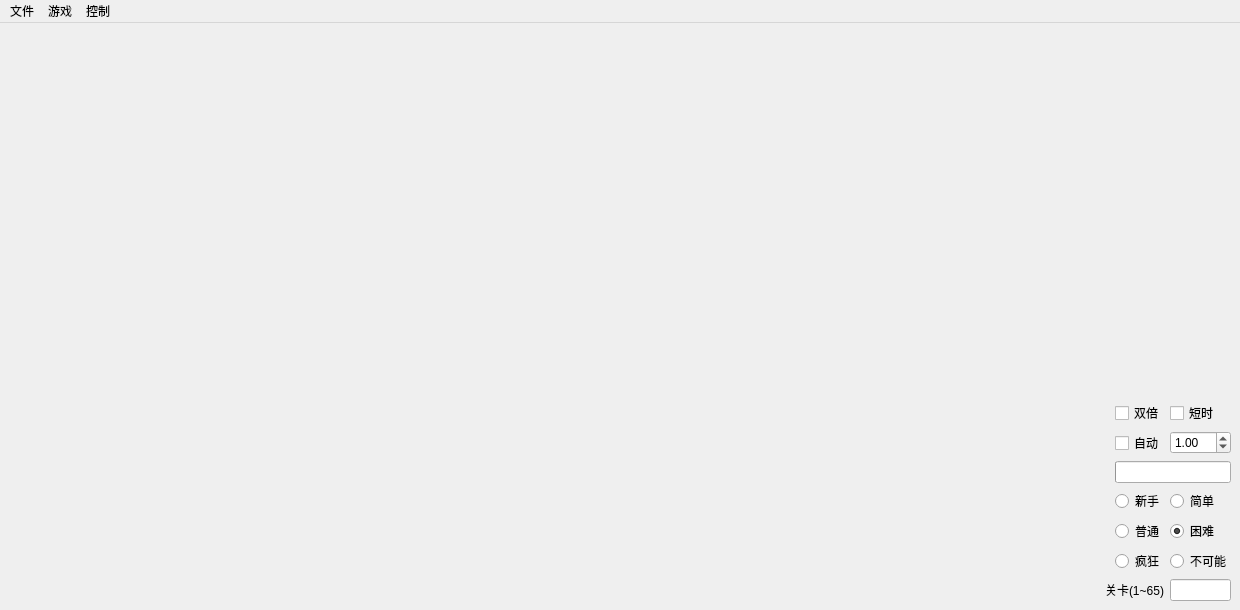
<?xml version="1.0" encoding="UTF-8"?>
<ui version="4.0">
 <class>MainWindow</class>
 <widget class="QMainWindow" name="MainWindow">
  <property name="geometry">
   <rect>
    <x>0</x>
    <y>0</y>
    <width>1240</width>
    <height>610</height>
   </rect>
  </property>
  <property name="sizePolicy">
   <sizepolicy hsizetype="Ignored" vsizetype="Preferred">
    <horstretch>0</horstretch>
    <verstretch>0</verstretch>
   </sizepolicy>
  </property>
  <property name="windowTitle">
   <string>植物大战僵尸</string>
  </property>
  <property name="unifiedTitleAndToolBarOnMac">
   <bool>false</bool>
  </property>
  <widget class="QWidget" name="centralwidget">
   <layout class="QGridLayout" name="gridLayout">
    <item row="13" column="6">
     <widget class="QRadioButton" name="tui">
      <property name="text">
       <string>不可能</string>
      </property>
     </widget>
    </item>
    <item row="9" column="0">
     <spacer name="horizontalSpacer_2">
      <property name="orientation">
       <enum>Qt::Horizontal</enum>
      </property>
      <property name="sizeHint" stdset="0">
       <size>
        <width>40</width>
        <height>20</height>
       </size>
      </property>
     </spacer>
    </item>
    <item row="9" column="6">
     <widget class="QDoubleSpinBox" name="speed">
      <property name="minimum">
       <double>0.250000000000000</double>
      </property>
      <property name="maximum">
       <double>15.000000000000000</double>
      </property>
      <property name="singleStep">
       <double>0.250000000000000</double>
      </property>
      <property name="value">
       <double>1.000000000000000</double>
      </property>
     </widget>
    </item>
    <item row="14" column="6">
     <widget class="QLineEdit" name="lineEdit">
      <property name="sizePolicy">
       <sizepolicy hsizetype="Ignored" vsizetype="Fixed">
        <horstretch>0</horstretch>
        <verstretch>0</verstretch>
       </sizepolicy>
      </property>
     </widget>
    </item>
    <item row="12" column="6">
     <widget class="QRadioButton" name="normal">
      <property name="text">
       <string>困难</string>
      </property>
      <property name="checked">
       <bool>true</bool>
      </property>
     </widget>
    </item>
    <item row="9" column="5">
     <widget class="QCheckBox" name="Auto">
      <property name="text">
       <string>自动</string>
      </property>
     </widget>
    </item>
    <item row="4" column="3" colspan="4">
     <widget class="QPushButton" name="quick">
      <property name="text">
       <string/>
      </property>
      <property name="icon">
       <iconset resource="icons.qrc">
        <normaloff>:/icons/119.png</normaloff>:/icons/119.png</iconset>
      </property>
      <property name="iconSize">
       <size>
        <width>100</width>
        <height>32</height>
       </size>
      </property>
      <property name="flat">
       <bool>true</bool>
      </property>
     </widget>
    </item>
    <item row="13" column="5">
     <widget class="QRadioButton" name="hard">
      <property name="text">
       <string>疯狂</string>
      </property>
     </widget>
    </item>
    <item row="7" column="3" colspan="4">
     <widget class="QPushButton" name="open">
      <property name="text">
       <string/>
      </property>
      <property name="icon">
       <iconset resource="icons.qrc">
        <normaloff>:/icons/121.png</normaloff>:/icons/121.png</iconset>
      </property>
      <property name="iconSize">
       <size>
        <width>100</width>
        <height>32</height>
       </size>
      </property>
      <property name="flat">
       <bool>true</bool>
      </property>
     </widget>
    </item>
    <item row="0" column="3" colspan="4">
     <widget class="QPushButton" name="btc">
      <property name="text">
       <string/>
      </property>
      <property name="icon">
       <iconset resource="icons.qrc">
        <normaloff>:/icons/116.png</normaloff>:/icons/116.png</iconset>
      </property>
      <property name="iconSize">
       <size>
        <width>100</width>
        <height>32</height>
       </size>
      </property>
      <property name="flat">
       <bool>true</bool>
      </property>
     </widget>
    </item>
    <item row="3" column="3" colspan="4">
     <widget class="QPushButton" name="buy">
      <property name="text">
       <string/>
      </property>
      <property name="icon">
       <iconset resource="icons.qrc">
        <normaloff>:/icons/118.png</normaloff>:/icons/118.png</iconset>
      </property>
      <property name="iconSize">
       <size>
        <width>100</width>
        <height>32</height>
       </size>
      </property>
      <property name="flat">
       <bool>true</bool>
      </property>
     </widget>
    </item>
    <item row="1" column="3" colspan="4">
     <widget class="QPushButton" name="stop">
      <property name="sizePolicy">
       <sizepolicy hsizetype="Expanding" vsizetype="Minimum">
        <horstretch>0</horstretch>
        <verstretch>0</verstretch>
       </sizepolicy>
      </property>
      <property name="text">
       <string/>
      </property>
      <property name="icon">
       <iconset resource="icons.qrc">
        <normaloff>:/icons/117.png</normaloff>:/icons/117.png</iconset>
      </property>
      <property name="iconSize">
       <size>
        <width>100</width>
        <height>32</height>
       </size>
      </property>
      <property name="flat">
       <bool>true</bool>
      </property>
     </widget>
    </item>
    <item row="14" column="4" colspan="2">
     <widget class="QLabel" name="label">
      <property name="sizePolicy">
       <sizepolicy hsizetype="Fixed" vsizetype="Preferred">
        <horstretch>0</horstretch>
        <verstretch>0</verstretch>
       </sizepolicy>
      </property>
      <property name="text">
       <string>关卡(1~65)</string>
      </property>
     </widget>
    </item>
    <item row="8" column="5">
     <widget class="QCheckBox" name="Doub">
      <property name="text">
       <string>双倍</string>
      </property>
     </widget>
    </item>
    <item row="11" column="5">
     <widget class="QRadioButton" name="xin">
      <property name="text">
       <string>新手</string>
      </property>
     </widget>
    </item>
    <item row="10" column="5" colspan="2">
     <widget class="QProgressBar" name="prog">
      <property name="sizePolicy">
       <sizepolicy hsizetype="Ignored" vsizetype="Fixed">
        <horstretch>0</horstretch>
        <verstretch>0</verstretch>
       </sizepolicy>
      </property>
      <property name="value">
       <number>0</number>
      </property>
      <property name="textVisible">
       <bool>false</bool>
      </property>
      <property name="invertedAppearance">
       <bool>false</bool>
      </property>
     </widget>
    </item>
    <item row="6" column="3" colspan="4">
     <widget class="QPushButton" name="save">
      <property name="text">
       <string/>
      </property>
      <property name="icon">
       <iconset resource="icons.qrc">
        <normaloff>:/icons/120.png</normaloff>:/icons/120.png</iconset>
      </property>
      <property name="iconSize">
       <size>
        <width>100</width>
        <height>32</height>
       </size>
      </property>
      <property name="flat">
       <bool>true</bool>
      </property>
     </widget>
    </item>
    <item row="12" column="5">
     <widget class="QRadioButton" name="easy">
      <property name="text">
       <string>普通</string>
      </property>
     </widget>
    </item>
    <item row="11" column="6">
     <widget class="QRadioButton" name="water">
      <property name="text">
       <string>简单</string>
      </property>
     </widget>
    </item>
    <item row="5" column="5">
     <spacer name="verticalSpacer">
      <property name="orientation">
       <enum>Qt::Vertical</enum>
      </property>
      <property name="sizeHint" stdset="0">
       <size>
        <width>20</width>
        <height>40</height>
       </size>
      </property>
     </spacer>
    </item>
    <item row="8" column="6">
     <widget class="QCheckBox" name="Short">
      <property name="text">
       <string>短时</string>
      </property>
     </widget>
    </item>
   </layout>
  </widget>
  <widget class="QMenuBar" name="menubar">
   <property name="geometry">
    <rect>
     <x>0</x>
     <y>0</y>
     <width>1240</width>
     <height>24</height>
    </rect>
   </property>
   <widget class="QMenu" name="menu">
    <property name="title">
     <string>文件</string>
    </property>
    <addaction name="a_open"/>
    <addaction name="a_save"/>
    <addaction name="separator"/>
    <addaction name="a_quit"/>
   </widget>
   <widget class="QMenu" name="menu_2">
    <property name="title">
     <string>游戏</string>
    </property>
    <addaction name="a_start"/>
    <addaction name="a_buy"/>
    <addaction name="a_quick"/>
    <addaction name="separator"/>
    <addaction name="a_sta"/>
    <addaction name="a_over"/>
   </widget>
   <widget class="QMenu" name="menu_3">
    <property name="title">
     <string>控制</string>
    </property>
    <addaction name="a_add"/>
    <addaction name="a_sub"/>
   </widget>
   <addaction name="menu"/>
   <addaction name="menu_2"/>
   <addaction name="menu_3"/>
  </widget>
  <action name="a_open">
   <property name="text">
    <string>打开</string>
   </property>
  </action>
  <action name="a_save">
   <property name="text">
    <string>保存</string>
   </property>
  </action>
  <action name="a_quit">
   <property name="text">
    <string>退出</string>
   </property>
  </action>
  <action name="a_start">
   <property name="text">
    <string>新游戏</string>
   </property>
  </action>
  <action name="a_buy">
   <property name="text">
    <string>购买能量豆</string>
   </property>
  </action>
  <action name="a_quick">
   <property name="text">
    <string>加速恢复</string>
   </property>
  </action>
  <action name="a_add">
   <property name="text">
    <string>加速</string>
   </property>
  </action>
  <action name="a_sub">
   <property name="text">
    <string>减速</string>
   </property>
  </action>
  <action name="a_sta">
   <property name="text">
    <string>查看状态</string>
   </property>
  </action>
  <action name="a_over">
   <property name="text">
    <string>结束游戏</string>
   </property>
  </action>
 </widget>
 <resources>
  <include location="icons.qrc"/>
 </resources>
 <connections/>
</ui>
